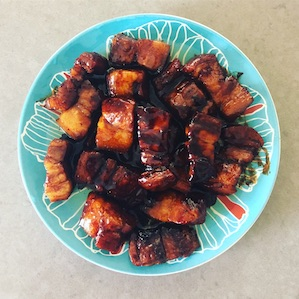
#> input picture images/Pork/Original.jpg, 299 x 299 px, found by its file name
$ python hist.py
#> lines starting #> are read from the running program, lines starting #| are printed output that depends on the picture
import cv2
import matplotlib.pyplot as plt
import matplotlib.image as mpimg
import numpy as np

path = "CV-Assignment-1-Dataset/images/Pork/Original.jpg"

L = 2**8

def show_image(image):
  plt.axis('off')
  plt.imshow(image)
  plt.show()

def show_gray_image(image):
  plt.axis('off')
  plt.imshow(image, cmap = 'gray')
  plt.show()

def get_hist(image):
  hist = [0] * L

  for index, pixel in np.ndenumerate(image):
    hist[pixel] += 1

  return hist

def get_pdf(image):
  hist = [0] * L
  hist = get_hist(image)

  pdf = [0] * L
  height = 0
  width = 0
  size = 0
  (height, width) = image.shape[:2]
  size = height * width

  for i in range(0, L):
    pdf[i] = hist[i] / size

  return pdf

def get_cdf(image):
  pdf = [0] * L
  pdf = get_pdf(image)
  cdf = [0] * L

  for i in range(0, L):
    cdf[i] = cdf[i - 1] + pdf[i]

  return cdf

def show_hist(image):
  plt.plot(get_hist(image), color = 'r')
  plt.xlim([0, L])
  plt.ylim(ymin=0)
  plt.title("Histogram of Image")
  plt.show()

def show_hist_bins(image, bins=L):
  data = []
  if bins > L:
    bins = L
  for index, pixel in np.ndenumerate(image):
    data.append(pixel)
  plt.hist(data, bins=bins, range=[0, L-1])
  plt.title("Histogram of Image with " + str(bins) + " bins")
  plt.show()

def show_pdf(image):
  plt.plot(get_pdf(image), color = 'g')
  plt.xlim([0, L])
  plt.ylim(ymin=0)
  plt.title("Probability Density Function of Image")
  plt.show()

def show_cdf(image):
  plt.plot(get_cdf(image), color = 'b')
  plt.ylim(ymin=0, ymax=1.1)
  plt.xlim([0, L - 1])
  plt.title("Cumulative Distribution Function of Image")
  plt.show()

image = cv2.imread(path)
#> image is the input picture: shape (299, 299, 3); mean B, G, R 134.9, 143.6, 148.4
gray_image = cv2.cvtColor(image, cv2.COLOR_BGR2GRAY)
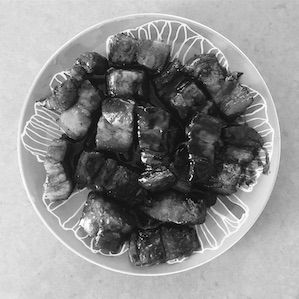
#> gray_image: shape (299, 299); min 0, max 254, mean 144

# # Original Image
# show_image(image)

# Gray Image
show_gray_image(gray_image)

# Histogram
show_hist(gray_image)
#> the loop in get_hist, `for index, pixel in np.ndenumerate(image):` made 89401 passes
#> (index, pixel) on passes 1 to 3: ((0, 0), 217), ((0, 1), 227), ((0, 2), 228)
#> after the loop in get_hist, `for index, pixel in np.ndenumerate(image):`: hist = 256 values, max 1496 at index 218, min 0 at index 255, mean 349.2
#> in show_hist, `plt.show()`:
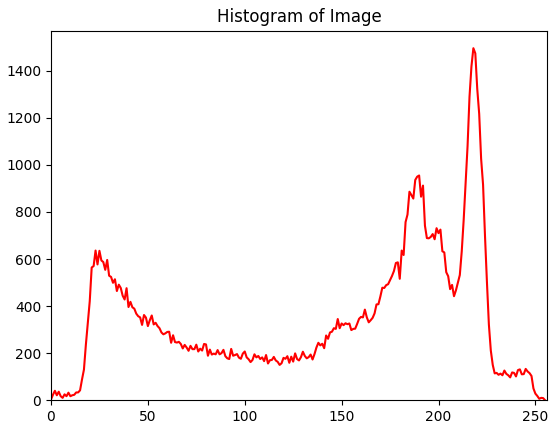
#> figure drawn by matplotlib, 1 panel; curve peaks at x = 218, y = 1496

show_hist_bins(gray_image, 256)
#> the loop in show_hist_bins, `for index, pixel in np.ndenumerate(image):` made 89401 passes
#> after the loop in show_hist_bins, `for index, pixel in np.ndenumerate(image):`: data = 89401 items
#> in show_hist_bins, `plt.show()`:
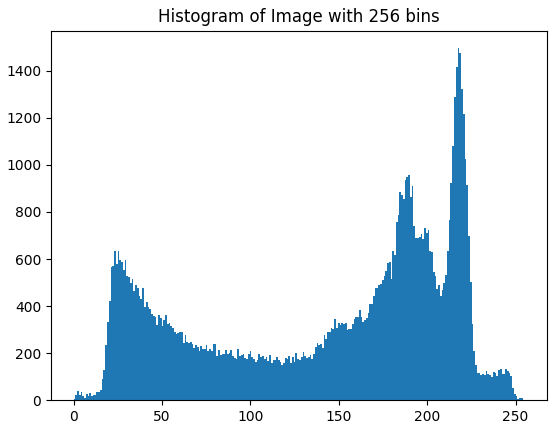
#> figure drawn by matplotlib, 1 panel; tallest bar 1496 high, from x = 217.1 to 218.1
show_hist_bins(gray_image, 64)
#> call 2 of show_hist_bins, with bins = 64
#> the loop in show_hist_bins (call 2), `for index, pixel in np.ndenumerate(image):` made 89401 passes
#> in show_hist_bins (call 2), `plt.show()`:
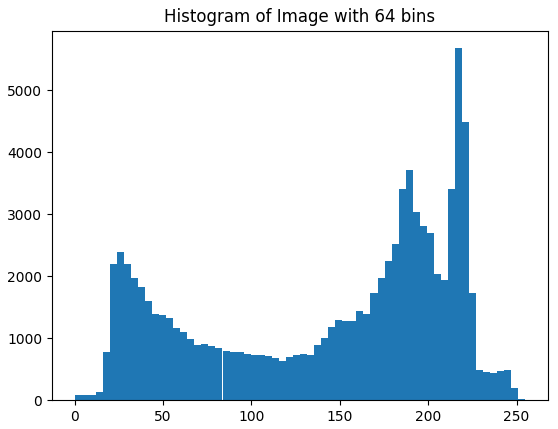
#> figure drawn by matplotlib, 1 panel; tallest bar 5677 high, from x = 215.2 to 219.1

# PDF
show_pdf(gray_image)
#> the loop in get_hist (call 2), `for index, pixel in np.ndenumerate(image):` made 89401 passes
#> after the loop in get_pdf, `for i in range(0, L):`: pdf = 256 values, max 0.0167 at index 218, min 0 at index 255, mean 0.00391
#> in show_pdf, `plt.show()`:
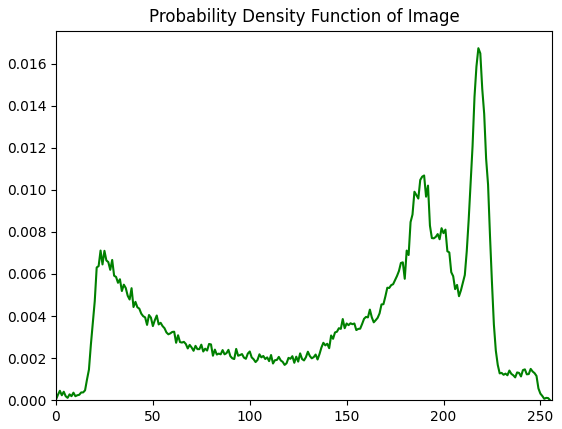
#> figure drawn by matplotlib, 1 panel; curve peaks at x = 218, y = 0.0167

# CDF
show_cdf(gray_image)
#> after the loop in get_cdf, `for i in range(0, L):`: cdf = 256 values from 3.36e-05 to 1
#> in show_cdf, `plt.show()`:
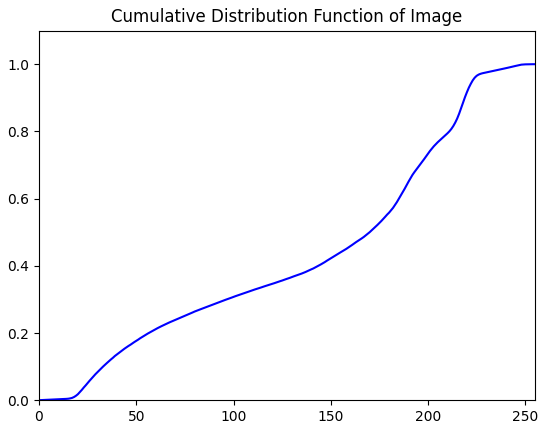
#> figure drawn by matplotlib, 1 panel; curve peaks at x = 254, y = 1
